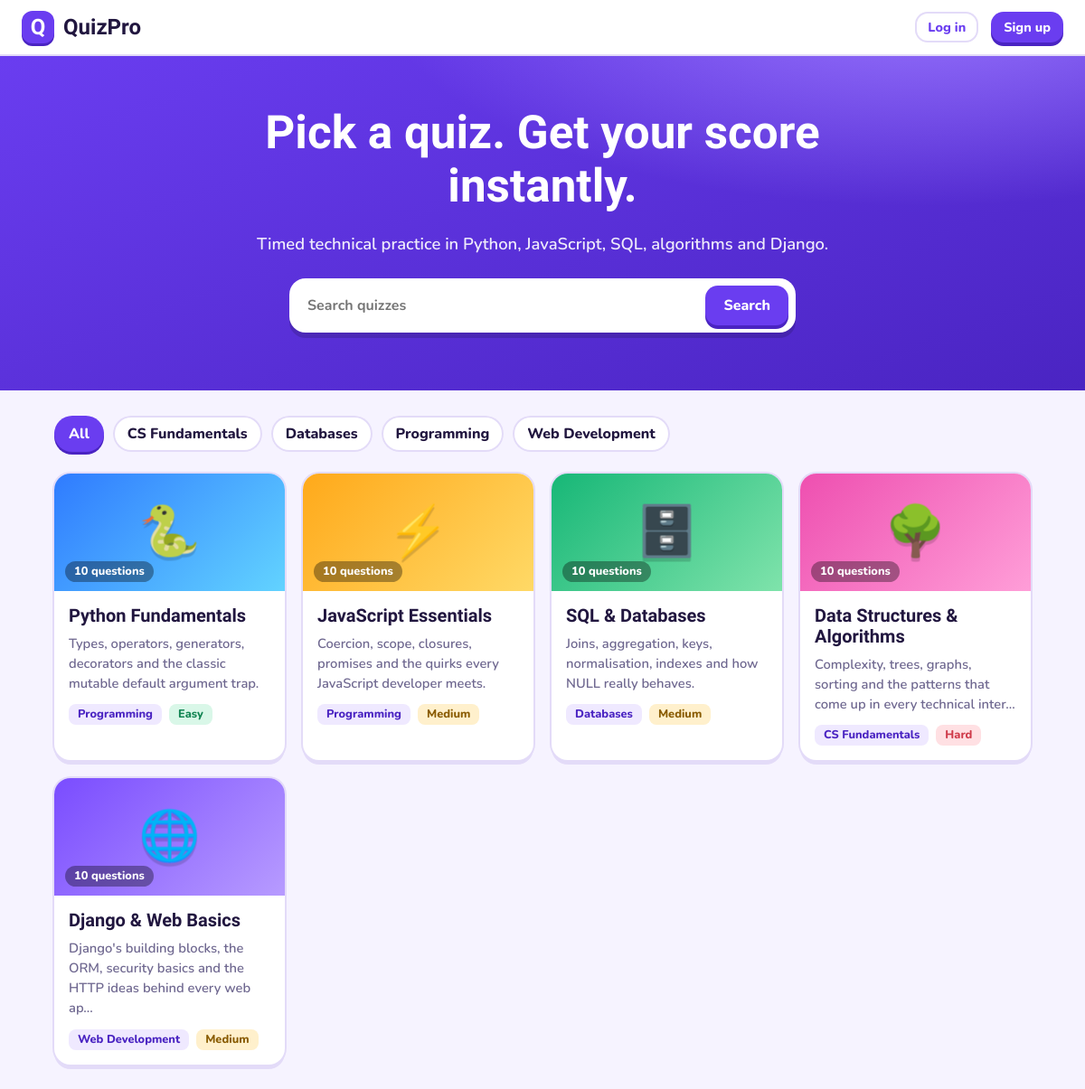
The page / on the database its author committed.
### quiz/models.py (models this page shows, shortened)
class Category(models.Model):
    name = models.CharField(max_length=60, unique=True)
    slug = models.SlugField(unique=True)
    class Meta:
        verbose_name_plural = "categories"
        ordering = ["name"]

class Quiz(models.Model):
    DIFFICULTIES = [("easy", "Easy"), ("medium", "Medium"), ("hard", "Hard")]
    THEMES = [(t, t.title()) for t in ("violet", "coral", "blue", "green", "amber", "pink")]
    title = models.CharField(max_length=120)
    slug = models.SlugField(unique=True)
    category = models.ForeignKey(Category, on_delete=models.PROTECT, related_name="quizzes")
    description = models.TextField(blank=True)
    difficulty = models.CharField(max_length=10, choices=DIFFICULTIES, default="medium")
    seconds_per_question = models.PositiveSmallIntegerField(default=30)
    emoji = models.CharField(max_length=8, default="🧠")
    theme = models.CharField(max_length=10, choices=THEMES, default="violet")
    is_published = models.BooleanField(default=True)
    created_at = models.DateTimeField(auto_now_add=True)
    class Meta:
        verbose_name_plural = "quizzes"
        ordering = ["id"]

### quiz/views.py (the view)
# urls.py: path("", views.home, name="home"),
def home(request):
    quizzes = (Quiz.objects.filter(is_published=True)
               .select_related("category")
               .annotate(num_questions=Count("questions", distinct=True)))
    q = request.GET.get("q", "").strip()
    cat = request.GET.get("c", "").strip()
    if q:
        quizzes = quizzes.filter(Q(title__icontains=q) | Q(description__icontains=q)
                                 | Q(category__name__icontains=q))
    if cat:
        quizzes = quizzes.filter(category__slug=cat)
    categories = Category.objects.filter(quizzes__is_published=True).distinct()
    return render(request, "quiz/home.html", {
        "quizzes": quizzes, "categories": categories, "q": q, "active_cat": cat,
    })

### quiz/context_processors.py (called while the page is built)
def site(request):
    return {"GOOGLE_ENABLED": bool(settings.GOOGLE_CLIENT_ID)}

### templates/quiz/home.html (shortened to what this page needs)
{% extends "base.html" %}
{% block content %}
<section class="hero">
  <div class="hero-inner">
    <h1>Pick a quiz. Get your score instantly.</h1>
    <p>Timed technical practice in Python, JavaScript, SQL, algorithms and Django.</p>
    <form class="search" method="get" action="{% url 'home' %}" role="search">
      <input type="search" name="q" value="{{ q }}" placeholder="Search quizzes" aria-label="Search quizzes">
      <button class="btn btn-primary">Search</button>
    </form>
  </div>
</section>
<main class="page">
  <div class="chips" aria-label="Categories">
    <a class="chip {% if not active_cat %}on{% endif %}" href="{% url 'home' %}{% if q %}?q={{ q|urlencode }}{% endif %}">All</a>
    {% for c in categories %}
      <a class="chip {% if active_cat == c.slug %}on{% endif %}" href="?c={{ c.slug }}{% if q %}&q={{ q|urlencode }}{% endif %}">{{ c.name }}</a>
    {% endfor %}
  </div>
  {% if quizzes %}
  <div class="grid">
    {% for quiz in quizzes %}
    <a class="card theme-{{ quiz.theme }}" href="{% url 'quiz_detail' quiz.slug %}">
      <div class="card-cover"><span class="card-emoji" aria-hidden="true">{{ quiz.emoji }}</span><span class="pill">{{ quiz.num_questions }} questions</span></div>
      <div class="card-body">
        <h3>{{ quiz.title }}</h3>
        <p class="muted">{{ quiz.description|truncatechars:90 }}</p>
        <div class="tags"><span class="tag">{{ quiz.category.name }}</span><span class="tag tag-{{ quiz.difficulty }}">{{ quiz.get_difficulty_display }}</span></div>
      </div>
    </a>
    {% endfor %}
  </div>
  {% else %}
  <div class="empty">
    <h2>No quizzes match your search</h2>
    <p>Try a different word, or <a href="{% url 'home' %}">see all quizzes</a>.</p>
  </div>
  {% endif %}
</main>
{% endblock %}

### templates/base.html (shortened to what this page needs)
{% load static %}<!doctype html>
<html lang="en">
<head>
  <link rel="stylesheet" href="{% static 'css/app.css' %}">
</head>
<body class="{% block body_class %}{% endblock %}">
{% block nav %}
<header class="nav">
  <a class="logo" href="{% url 'home' %}"><span class="logo-mark">Q</span><span>QuizPro</span></a>
  <nav class="nav-links" aria-label="Main">
    {% if user.is_authenticated %}
      <a href="{% url 'history' %}">My results</a>
      <span class="avatar" title="{{ user.username }}">{{ user.username|slice:":1"|upper }}</span>
      <form method="post" action="{% url 'account_logout' %}">{% csrf_token %}<button class="btn btn-ghost btn-sm">Log out</button></form>
    {% else %}
      <a class="btn btn-ghost btn-sm" href="{% url 'account_login' %}">Log in</a>
      <a class="btn btn-primary btn-sm" href="{% url 'account_signup' %}">Sign up</a>
    {% endif %}
  </nav>
</header>
{% endblock %}
{% block content %}{% endblock %}
</body>
</html>

### static/css/app.css (style rules this page uses)
:root { --violet:#6a3df0;--violet-d:#4a24c2;--violet-l:#efe9ff;--ink:#21163f;--muted:#6f6890; --bg:#f6f3ff;--card:#fff;--line:#e3dbf8; --coral:#ff5d6c;--coral-d:#cf3c4b;--blue:#2f7bff;--blue-d:#1f58c4; --amber:#ffb41f;--amber-d:#c98700;--green:#1fbd78;--green-d:#128553; --radius:18px;--font:"Nunito",system-ui,-apple-system,"Segoe UI",sans-serif;--display:"Baloo 2","Nunito",system-ui,sans-serif; }
* { box-sizing:border-box }
html { -webkit-text-size-adjust:100% }
body { margin:0;font-family:var(--font);font-weight:600;color:var(--ink);background:var(--bg);line-height:1.5 }
h1,h2,h3 { font-family:var(--display);font-weight:800;line-height:1.15;margin:0 0 .4em }
a { color:var(--violet);text-decoration:none }
.muted { color:var(--muted) }
.page { max-width:1120px;margin:0 auto;padding:28px 20px 64px }
.theme-violet { --c1:#7a4cff;--c2:#b79bff }
.theme-blue { --c1:#2f7bff;--c2:#62d3ff }
.theme-green { --c1:#17b777;--c2:#7fe3ab }
.theme-amber { --c1:#ffa91a;--c2:#ffd966 }
.theme-pink { --c1:#ee4fb0;--c2:#ff9ed8 }
.btn { display:inline-flex;align-items:center;justify-content:center;gap:8px;border:0;cursor:pointer; font:800 1rem var(--font);padding:11px 20px;border-radius:14px;text-decoration:none!important; transition:transform .08s,box-shadow .08s;color:#fff }
.btn-primary { background:var(--violet);box-shadow:0 4px 0 var(--violet-d) }
.btn-ghost { background:transparent;color:var(--violet);box-shadow:inset 0 0 0 2px var(--line) }
.btn-sm { padding:7px 14px;font-size:.9rem }
.nav { display:flex;align-items:center;justify-content:space-between;padding:12px 24px;background:#fff;border-bottom:2px solid var(--line);position:sticky;top:0;z-index:20 }
.logo { display:flex;align-items:center;gap:10px;font:800 1.5rem var(--display);color:var(--ink)!important;text-decoration:none!important }
.logo-mark { display:grid;place-items:center;width:36px;height:36px;border-radius:12px;background:var(--violet);color:#fff;box-shadow:0 3px 0 var(--violet-d) }
.nav-links { display:flex;align-items:center;gap:14px }
.hero { background:radial-gradient(1000px 400px at 85% -20%,#9b78ff 0,transparent 60%),linear-gradient(160deg,#6a3df0,#4a24c2);color:#fff;padding:56px 20px 64px }
.hero-inner { max-width:760px;margin:0 auto;text-align:center }
.hero h1 { font-size:clamp(2rem,5vw,3.2rem) }
.hero p { font-size:1.15rem;opacity:.9;margin:0 0 24px }
.search { display:flex;gap:10px;background:#fff;padding:8px;border-radius:18px;box-shadow:0 6px 0 rgba(0,0,0,.15);max-width:560px;margin:0 auto }
.search input { flex:1;border:0;outline:0;font:700 1rem var(--font);padding:8px 12px;border-radius:10px;min-width:0;color:var(--ink) }
.chips { display:flex;flex-wrap:wrap;gap:10px;margin-bottom:24px }
.chip { padding:8px 16px;border-radius:999px;background:#fff;box-shadow:inset 0 0 0 2px var(--line);color:var(--ink);font-weight:800;text-decoration:none!important }
.chip.on { background:var(--violet);color:#fff;box-shadow:0 3px 0 var(--violet-d) }
.grid { display:grid;grid-template-columns:repeat(auto-fill,minmax(250px,1fr));gap:20px }
.card { display:block;background:var(--card);border-radius:var(--radius);overflow:hidden;box-shadow:0 0 0 2px var(--line),0 5px 0 var(--line);color:var(--ink);text-decoration:none!important;transition:transform .12s }
.card-cover { position:relative;height:130px;background:linear-gradient(135deg,var(--c1),var(--c2));display:grid;place-items:center }
.card-emoji { font-size:3.4rem;filter:drop-shadow(0 4px 0 rgba(0,0,0,.15)) }
.pill { position:absolute;left:12px;bottom:10px;background:rgba(0,0,0,.35);color:#fff;border-radius:999px;padding:2px 10px;font-size:.8rem;font-weight:800 }
.card-body { padding:16px }
.card-body h3 { font-size:1.25rem }
.card-body p { margin:0 0 12px;font-size:.92rem }
.tags { display:flex;gap:8px;flex-wrap:wrap }
.tag { background:var(--violet-l);color:var(--violet-d);border-radius:8px;padding:2px 10px;font-size:.8rem;font-weight:800 }
.tag-easy { background:#d9f7e8;color:var(--green-d) }
.tag-medium { background:#fff0cc;color:#8a5c00 }
.tag-hard { background:#ffe0e3;color:var(--coral-d) }

### rows shown on the page
Category: name "CS Fundamentals"
Category: name "Databases"
Category: name "Programming"
Category: name "Web Development"
Quiz: emoji "🐍", num_questions "10", title "Python Fundamentals", description "Types, operators, generators, decorators and the classic mutable default argument trap.", category.name "Programming", difficulty "Easy"
Quiz: emoji "⚡", num_questions "10", title "JavaScript Essentials", description "Coercion, scope, closures, promises and the quirks every JavaScript developer meets.", category.name "Programming", difficulty "Medium"
Quiz: emoji "🗄️", num_questions "10", title "SQL & Databases", description "Joins, aggregation, keys, normalisation, indexes and how NULL really behaves.", category.name "Databases", difficulty "Medium"
Quiz: emoji "🌳", num_questions "10", title "Data Structures & Algorithms", description "Complexity, trees, graphs, sorting and the patterns that come up in every technical inter…", category.name "CS Fundamentals", difficulty "Hard"
Quiz: emoji "🌐", num_questions "10", title "Django & Web Basics", description "Django's building blocks, the ORM, security basics and the HTTP ideas behind every web ap…", category.name "Web Development", difficulty "Medium"
